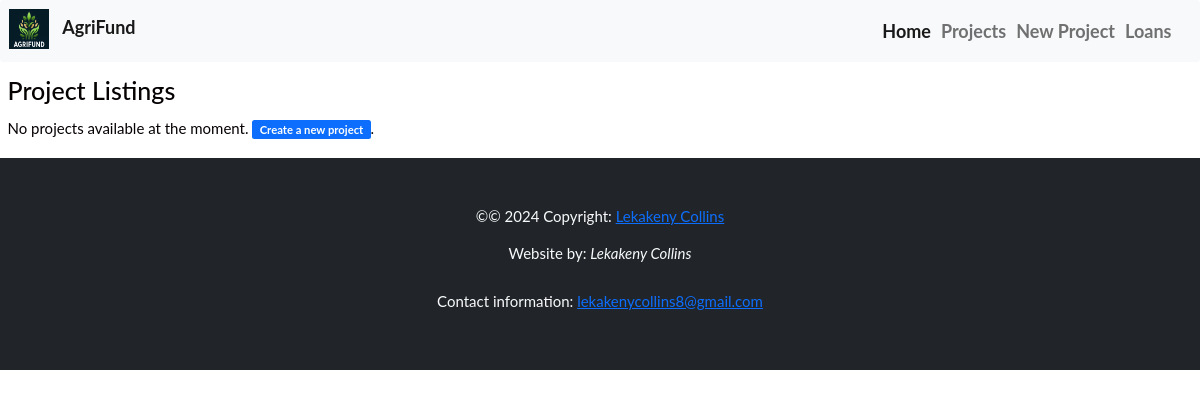
The app's page /projects/, older data.
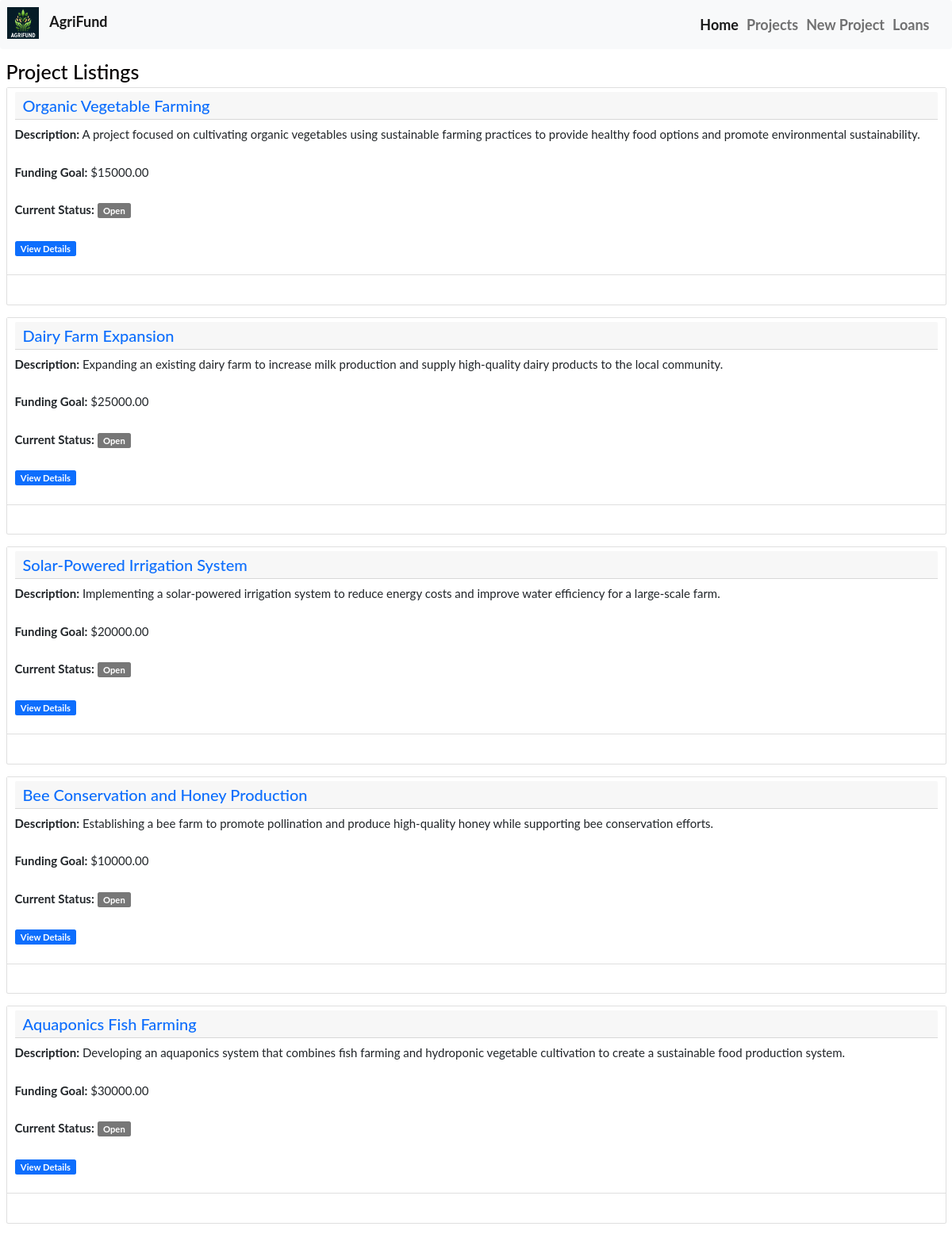
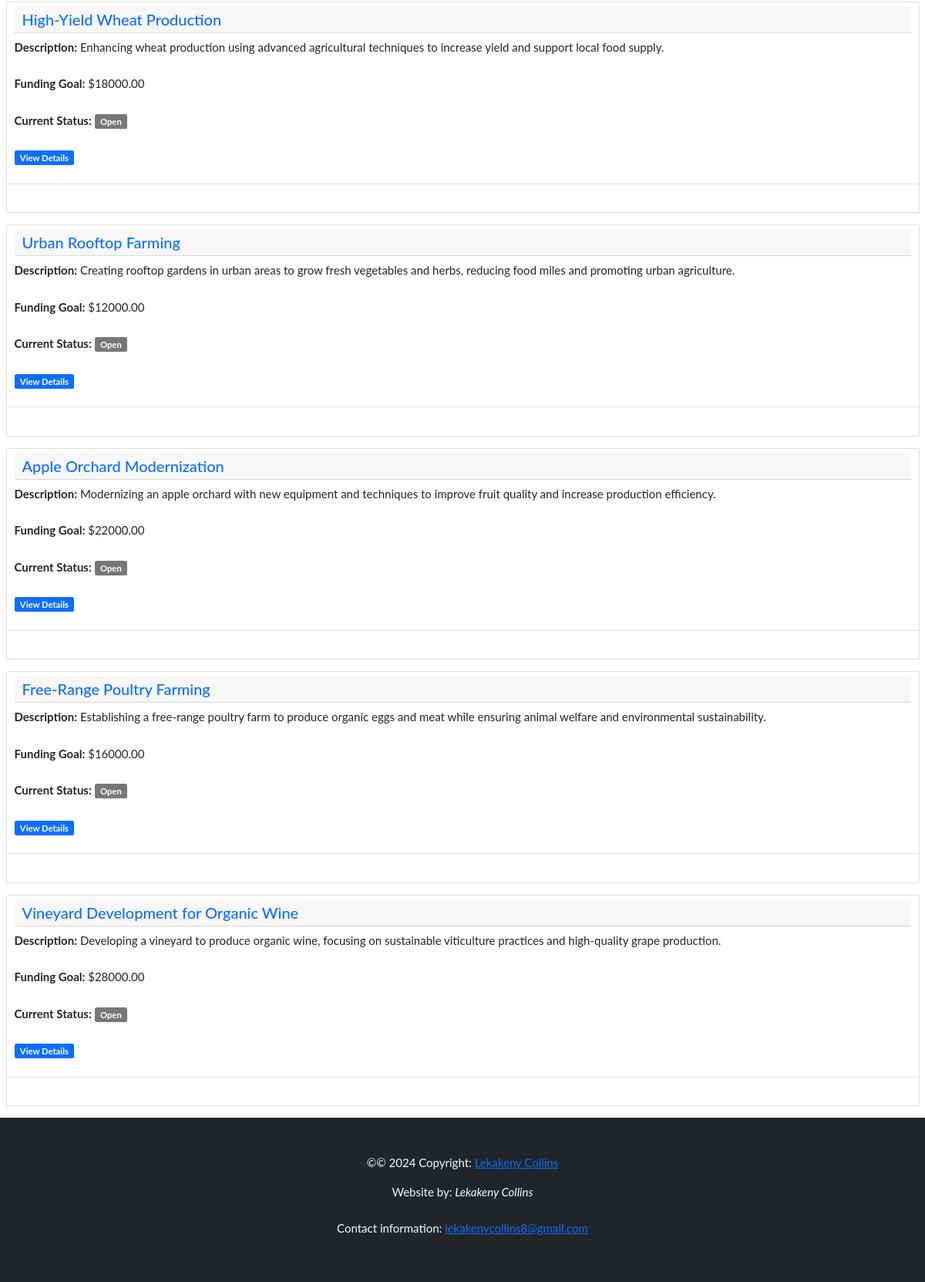
The same page, newer data (2 pictures, top to bottom).
### agri_project/models.py (models this page shows, shortened)
class BaseModel(models.Model):
    created_at = models.DateTimeField(auto_now_add=True)
    updated_at = models.DateTimeField(auto_now=True)
    class Meta:
        abstract = True

class Project(BaseModel):
    name = models.CharField(max_length=50, help_text="The name of agribusiness project")
    description = models.TextField(help_text="project description")
    funding_goal = models.DecimalField(max_digits=10, decimal_places=2,
            help_text="funding needed")
    current_status = models.CharField(max_length=50, default='Open',
            help_text="Open, Closed, Onhold")
    farmer_name = models.CharField(max_length=100, help_text="Your names")
    farmer_email = models.EmailField(help_text="Farmer's Email")

### agri_project/views.py (the view)
# urls.py: path('projects/', views.project_listing, name='project_listing'),
def project_listing(request):
    projects = Project.objects.all()
    context = {"projects": projects}
    return render(request, "agri_project/project_listings.html", context)

### agri_project/templates/agri_project/project_listings.html
{% extends 'agri_project/base.html' %}
{% block content %}
<section class="container-fluid ms-auto"><br>
        <h1>Project Listings</h1>
        {% for project in projects %}
        <div class="card mt-4 mt-lg-0 mb-4">
            <article>
                <ul class="list-group list-group-flush">
                    <li class="list-group-item justify-content-between align-items-start">
                    	<div class="card-header d-lg-flex">
                        	<h2 class="text-primary mb-0">{{ project.name }}</h2>
                    	</div>
                    	<p><strong>Description:</strong> {{ project.description|truncatewords:20 }}</p>
                    	<p><strong>Funding Goal:</strong> ${{ project.funding_goal }}</p>
                    	<p><strong>Current Status:</strong> <span class="badge bg-info-soft">{{ project.current_status }}</span></p>
                    	<p><a href="/projects/{{ project.id }}/"><span class="badge bg-primary">View Details</span></a></p>
                    <li>
                </ul>
            </article>
        </div>
        {% empty %}
            <p>No projects available at the moment. <a href="/projects/create/"><span class="badge bg-primary">Create a new project</span></a>.</p>
        {% endfor %}
</section>
{% endblock %}

### agri_project/templates/agri_project/base.html (shortened to what this page needs)
<!DOCTYPE html>
<html lang="en">
    <head>
        <link rel="stylesheet" href="https://maxcdn.bootstrapcdn.com/bootstrap/3.4.1/css/bootstrap.min.css">
        <link href="https://cdn.jsdelivr.net/npm/bootstrap-icons@1.4.1/font/bootstrap-icons.css" rel="stylesheet">
        <link href="https://cdn.jsdelivr.net/npm/bootstrap@5.0.2/dist/css/bootstrap.min.css" rel="stylesheet">
    </head>
    <body>
        <header>
            <nav class="navbar navbar-expand-md navbar-light bg-light fixed-top">
                <div class="container-fluid">
                    <a class="navbar-brand" href="/">
			    {% load static %}
			    <img src="{% static 'images/AgriFund.png' %}" alt="Logo" style="display:inline-block; height:40px; width:40px;margin-right: 10px;">
                        <span class="brand-text">AgriFund</span>
                    </a>
                    <div class="collapse navbar-collapse" id="navbarNav">
                        <ul class="navbar-nav ms-auto mb-2 mb-lg-0">
                            <li class="nav-item"><a href="/" class="nav-link active" aria-current="page">Home</a></li>
			    <li class="nav-item"><a href="/projects/" class="nav-link">Projects</a></li>
                            <li class="nav-item"><a href="/projects/create/" class="nav-link">New Project</a></li>
                            <li class="nav-item"><a href="/loans/" class="nav-link">Loans</a></li>
                        </ul>
                    </div>
                </div>
            </nav>
        </header><br>
        <main>
            {% block content %}
            {% endblock %}
        </main>
        <footer class="page-footer font-small blue align-self-center py-5 bg-dark">
            <div class="footer-copyright text-center py-3 text-light">&copy;© 2024 Copyright:
                <a href="https://www.github.com/lekakenycollins8"> Lekakeny Collins</a>
                <p>Website by: <em>Lekakeny Collins</em></p>
                <p>Contact information: <a href="mailto:email@example.com">lekakenycollins8@gmail.com</a></p>
            </div>
        </footer>
    </body>
</html>

### agri_project/templates/agri_project/base.html (style rules this page uses)
.navbar-brand, .navbar-nav>li>a { font-weight: bold; font-size: 18px; }
body { font: 400 15px Lato, sans-serif; line-height: 2.5; color: #060202; }

Row changes from the older to the newer data that the page shows:
added Project: name "Organic Vegetable Farming", description "A project focused on cultivating organic vegetables using sustainable farming practices to provide healthy food options and promote environmental sustainability.", funding_goal "15000.00", current_status "Open"
added Project: name "Dairy Farm Expansion", description "Expanding an existing dairy farm to increase milk production and supply high-quality dairy products to the local community.", funding_goal "25000.00", current_status "Open"
added Project: name "Solar-Powered Irrigation System", description "Implementing a solar-powered irrigation system to reduce energy costs and improve water efficiency for a large-scale farm.", funding_goal "20000.00", current_status "Open"
added Project: name "Bee Conservation and Honey Production", description "Establishing a bee farm to promote pollination and produce high-quality honey while supporting bee conservation efforts.", funding_goal "10000.00", current_status "Open"
added Project: name "Aquaponics Fish Farming", description "Developing an aquaponics system that combines fish farming and hydroponic vegetable cultivation to create a sustainable food production system.", funding_goal "30000.00", current_status "Open"
added Project: name "High-Yield Wheat Production", description "Enhancing wheat production using advanced agricultural techniques to increase yield and support local food supply.", funding_goal "18000.00", current_status "Open"
added Project: name "Urban Rooftop Farming", description "Creating rooftop gardens in urban areas to grow fresh vegetables and herbs, reducing food miles and promoting urban agriculture.", funding_goal "12000.00", current_status "Open"
added Project: name "Apple Orchard Modernization", description "Modernizing an apple orchard with new equipment and techniques to improve fruit quality and increase production efficiency.", funding_goal "22000.00", current_status "Open"
added Project: name "Free-Range Poultry Farming", description "Establishing a free-range poultry farm to produce organic eggs and meat while ensuring animal welfare and environmental sustainability.", funding_goal "16000.00", current_status "Open"
added Project: name "Vineyard Development for Organic Wine", description "Developing a vineyard to produce organic wine, focusing on sustainable viticulture practices and high-quality grape production.", funding_goal "28000.00", current_status "Open"
Text that changed along with them:
text no longer shown: "No projects available at the moment. Create a new project ."
